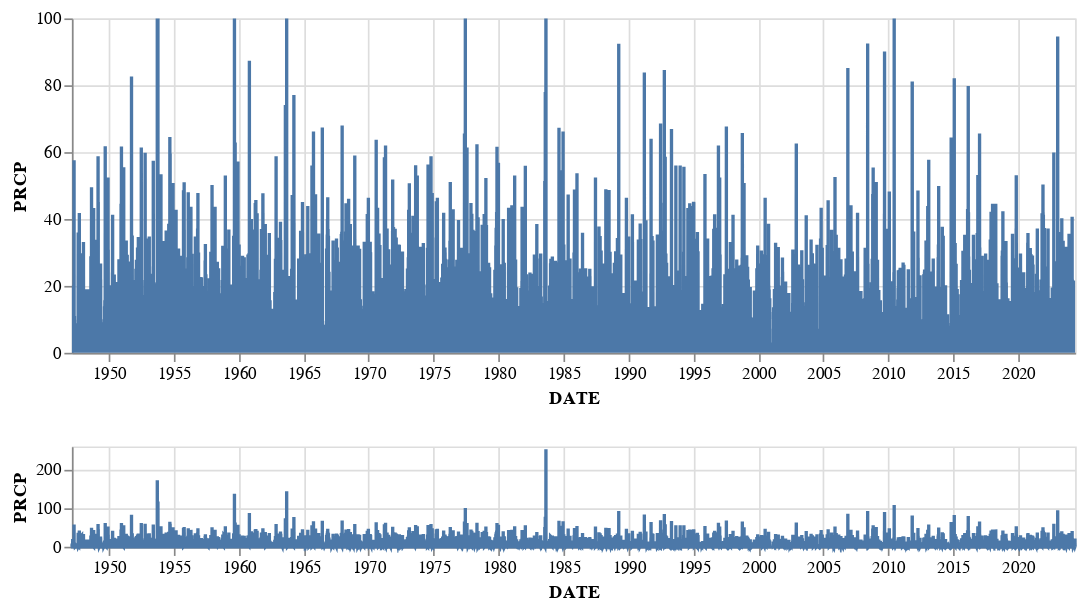

Source (notebook cell):
### Markdown cell above
Let's analyze this data and find out how rare such events are. First we need to find the annual maximum for each hydrological year. Do we see any seasonal patterns with our eyes? Play with the widget below.

### Code cell
#| code-summary: "widget"
# Altair only recognizes column data; it ignores index values.
# You can plot the index data by first resetting the index
# I know that I've just made 'DATE' the index, but I want to have this here nonetheless so I can refer to this in the future
df_new = df.reset_index()
source = df_new[['DATE', 'PRCP']]

brush = alt.selection_interval(encodings=['x'])

base = alt.Chart(source).mark_line().encode(
    x = 'DATE:T',
    y = 'PRCP:Q'
).properties(
    width=600,
    height=200
)

upper = base.encode(
    alt.X('DATE:T', scale=alt.Scale(domain=brush)),
    alt.Y('PRCP:Q', scale=alt.Scale(domain=(0,100)))
)

lower = base.properties(
    height=60
).add_params(brush)

alt.vconcat(upper, lower)

### Figure 1 — Vega-Lite specification as saved in the notebook (floating-point values rounded to 4 significant figures; data arrays with more than 128 entries replaced by an {"elided": "..."} marker saying what was removed)
{"config": {"view": {"continuousWidth": 300, "continuousHeight": 300}}, "vconcat": [{"mark": {"type": "line"}, "encoding": {"x": {"field": "DATE", "scale": {"domain": {"param": "param_1"}}, "type": "temporal"}, "y": {"field": "PRCP", "scale": {"domain": [0, 100]}, "type": "quantitative"}}, "height": 200, "width": 600}, {"mark": {"type": "line"}, "encoding": {"x": {"field": "DATE", "type": "temporal"}, "y": {"field": "PRCP", "type": "quantitative"}}, "height": 60, "name": "view_1", "width": 600}], "data": {"name": "data-fe16f8e38476503411b68f72e1965b5a"}, "params": [{"name": "param_1", "select": {"type": "interval", "encodings": ["x"]}, "views": ["view_1"]}], "$schema": "https://vega.github.io/schema/vega-lite/v5.17.0.json", "datasets": {"data-fe16f8e38476503411b68f72e1965b5a": {"elided": "28204 records"}}}
